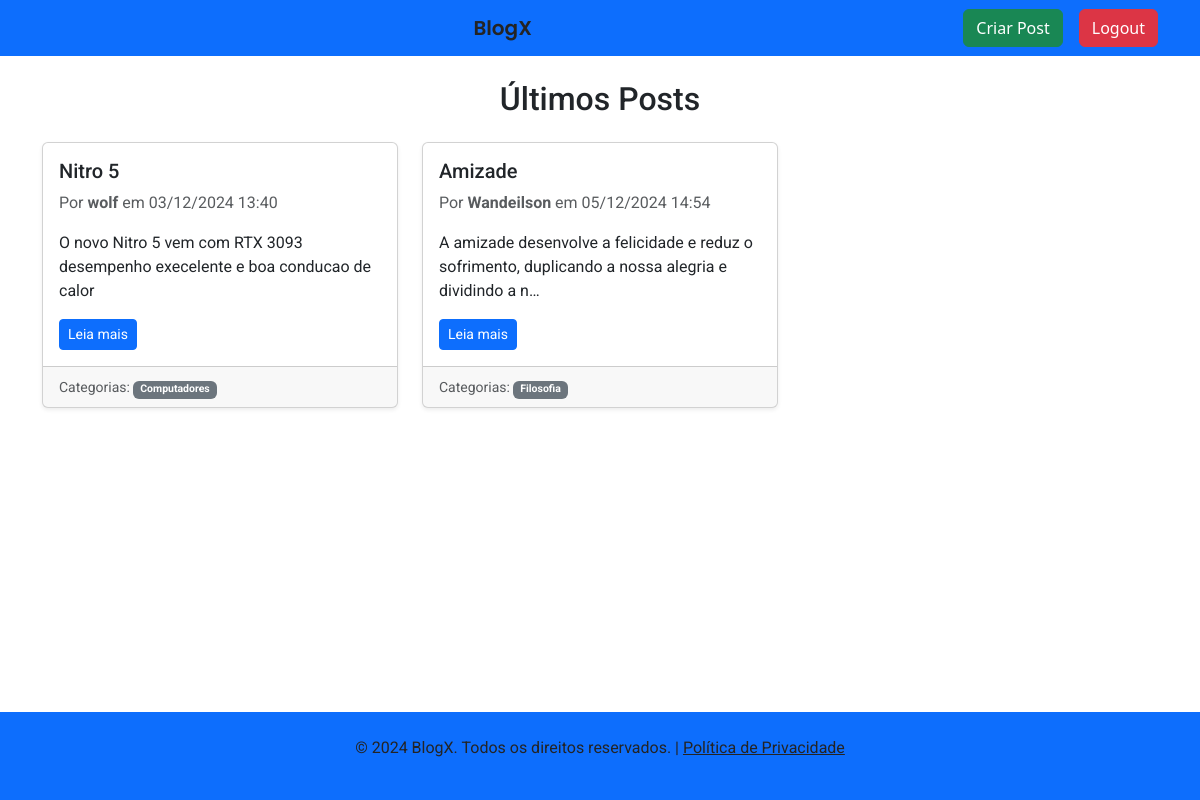
The app's page / (signed in) with its own data.
### blog/models.py (models this page shows, shortened)
class Post(models.Model):
    titulo = models.CharField(max_length=200)
    conteudo = models.TextField()
    data_criacao = models.DateTimeField(default=timezone.now)
    autor = models.ForeignKey(User, on_delete=models.CASCADE)
    categorias = models.ManyToManyField(Categoria, blank=True)

class Categoria(models.Model):
    nome = models.CharField(max_length=100)

### blog/views.py (the view)
# urls.py: path('', views.lista_posts, name='lista_posts'),
def lista_posts(request):
    posts = Post.objects.all()
    return render(request, 'blog/lista_posts.html', {'posts':posts})

### blog/templates/blog/lista_posts.html (shortened to what this page needs)
{% extends 'blog/base.html' %}
{% block content %}
<h2 class="text-center mb-4 style="font-family: 'Roboto', sans-serif; color: #242424;" >Últimos Posts</h2>
<div class="row row-cols-1 row-cols-md-2 row-cols-lg-3 g-4">
    {% for post in posts %}
    <div class="col">
        <div class="card h-100 shadow-sm">
            <div class="card-body">
                <h5 class="card-title">{{ post.titulo }}</h5>
                <p class="card-text text-muted">
                    Por <strong>{{ post.autor }}</strong> em {{ post.data_criacao|date:"d/m/Y H:i" }}
                </p>
                <p class="card-text">
                    {{ post.conteudo|truncatechars:100 }}
                </p>
                <a href="{% url 'detalhe_post' post.pk %}" class="btn btn-primary btn-sm">Leia mais</a>
            </div>
            {% if post.categorias.exists %}
            <div class="card-footer">
                <small class="text-muted">
                    Categorias:
                    {% for categoria in post.categorias.all %}
                        <span class="badge bg-secondary">{{ categoria.nome }}</span>
                    {% endfor %}
                </small>
            </div>
            {% endif %}
        </div>
    </div>
    {% empty %}
    <p class="text-center">Nenhum post encontrado.</p>
    {% endfor %}
</div>
{% endblock %}

### records on screen
Post: titulo "Nitro 5", autor "wolf", data_criacao "03/12/2024 13:40", conteudo "O novo Nitro 5 vem com RTX 3093 desempenho execelente e boa conducao de calor"
Categoria: nome "Computadores"
Post: titulo "Amizade", autor "Wandeilson", data_criacao "05/12/2024 14:54", conteudo "A amizade desenvolve a felicidade e reduz o sofrimento, duplicando a nossa alegria e dividindo a n…"
Categoria: nome "Filosofia"
